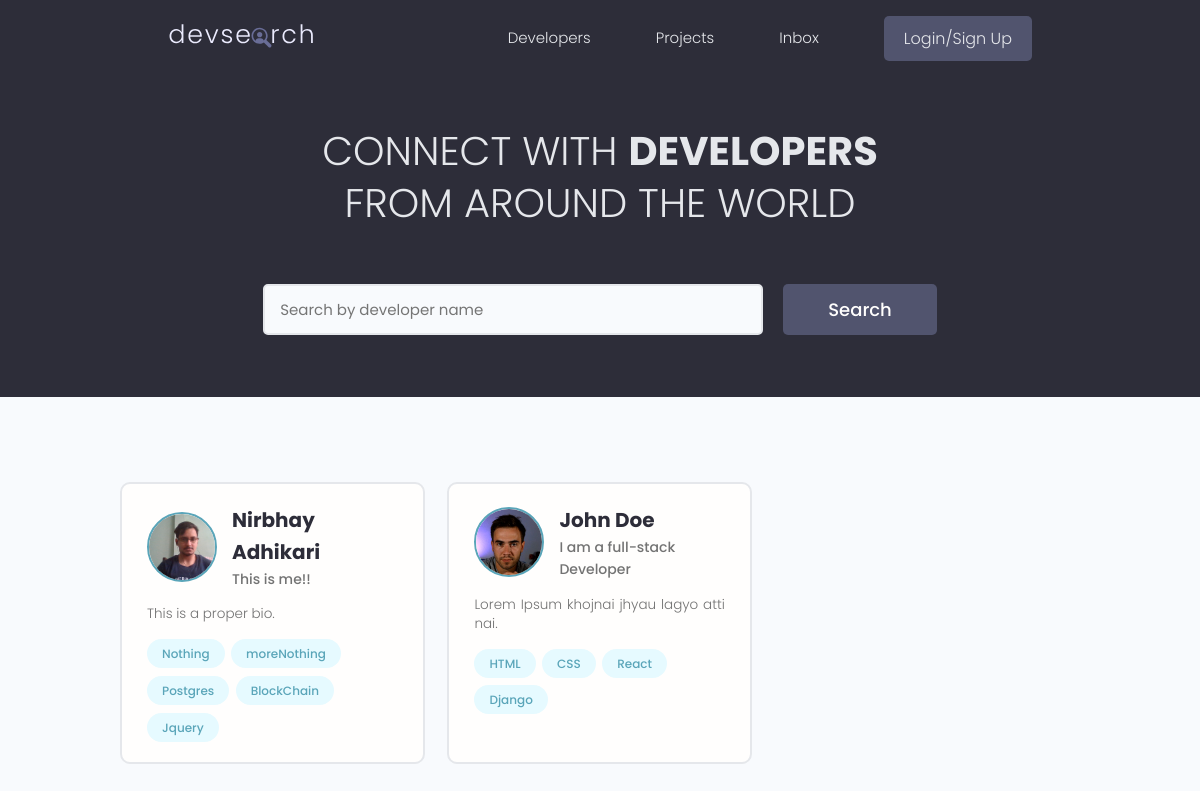
/, run on an earlier commit of the app's database.
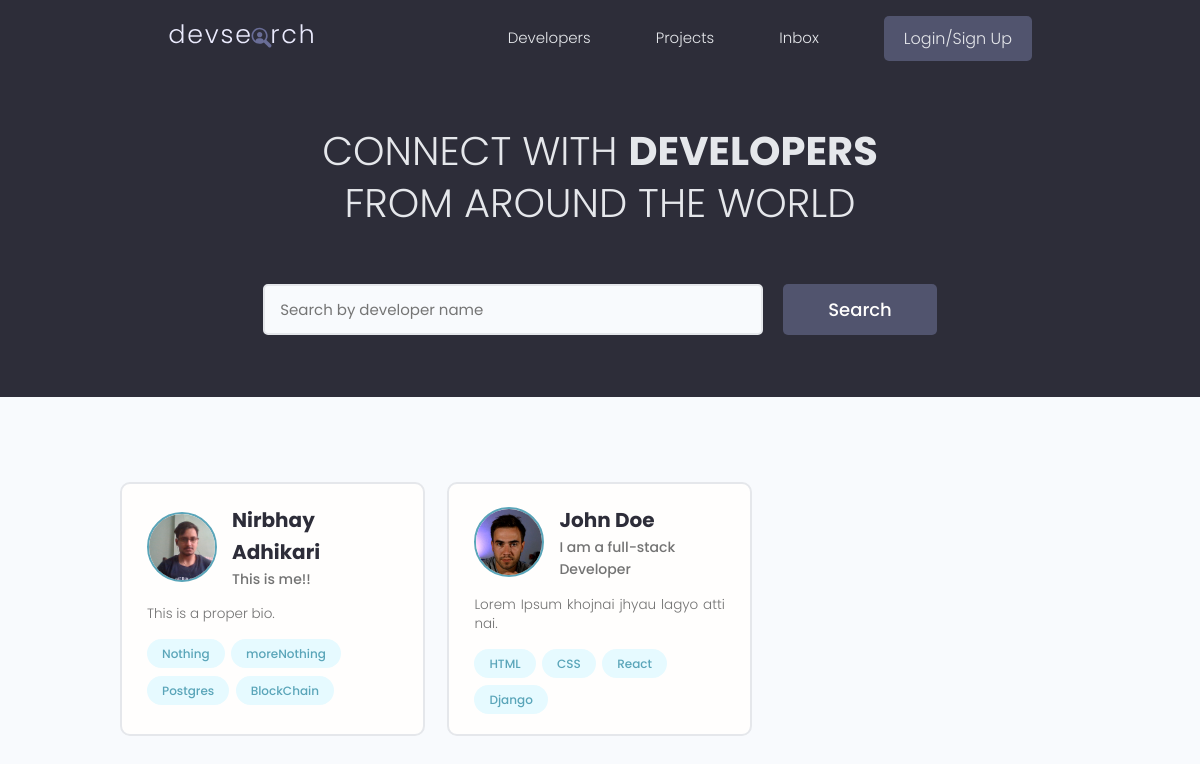
And on a later commit of the database.
### users/models.py (models this page shows, shortened)
class Profile(models.Model):
    user= models.OneToOneField(User, on_delete=models.CASCADE, null=True, blank=True)
    name= models.CharField(max_length=200, blank=True, null=True)
    email= models.EmailField(max_length=500, blank=True, null=True)
    username= models.CharField(max_length=200, blank=True, null=True)
    location= models.CharField(max_length=200, blank=True, null=True)
    short_intro=models.CharField(max_length=200, blank=True, null=True)
    bio=models.TextField(blank=True, null=True)
    profile_image=models.ImageField(null=True, blank=True, upload_to= 'profiles/', default='profiles/user-default.png')
    social_github= models.CharField(max_length=200, blank=True, null=True)
    social_twitter= models.CharField(max_length=200, blank=True, null=True)
    social_linkedin= models.CharField(max_length=200, blank=True, null=True)
    social_youtube= models.CharField(max_length=200, blank=True, null=True)
    social_website= models.CharField(max_length=200, blank=True, null=True)
    created= models.DateTimeField(auto_now_add=True)
    id= models.UUIDField(default=uuid.uuid4, unique=True, primary_key=True, editable=False)

class Skill(models.Model):
    owner= models.ForeignKey(Profile, on_delete=models.CASCADE, null=True)
    name= models.CharField(max_length=200, blank=True, null=True)
    description= models.TextField(null=True, blank=True)
    created= models.DateTimeField(auto_now_add=True)
    id= models.UUIDField(default=uuid.uuid4, unique=True, primary_key=True, editable=False)
    def __str__(self):
        return str(self.name)

### users/views.py (the view)
# urls.py: path('', views.profiles, name='profiles'),
def profiles(request):
    profiles, search_query= searchProfiles(request)
    custom_range, profiles= paginateProfiles(request, profiles, 3)
    context={'profiles': profiles, 'search_query':search_query, 'custom_range': custom_range}
    return render(request, 'users/profiles.html', context)

### users/utils.py (called while the page is built)
def paginateProfiles(request, profiles, results):
    page= request.GET.get('page')
    paginator= Paginator(profiles, results)
    try:
        profiles= paginator.page(page)
    except PageNotAnInteger:
        page=1
        profiles= paginator.page(page)
    except EmptyPage:
        page=paginator.num_pages
        profiles= paginator.page(page)
    leftIndex=(int(page)-4)
    if leftIndex<1:
        leftIndex=1
    rightIndex= (int(page) + 5)
    if rightIndex > paginator.num_pages:
        rightIndex = paginator.num_pages + 1
    custom_range=range(leftIndex, rightIndex)
    return custom_range, profiles

def searchProfiles(request):
    search_query=''
    if request.GET.get('search_query'):
        search_query = request.GET.get('search_query')
    skills= Skill.objects.filter(name__icontains=search_query)
    profiles= Profile.objects.distinct().filter(
        Q(name__icontains=search_query) |
        Q(short_intro__icontains=search_query) |
        Q(skill__in=skills)
        )
    return profiles, search_query

### users/templates/users/profiles.html (shortened to what this page needs)
{% extends 'main.html' %}
{% block content %}
  <main class="home">
    <section class="hero-section text-center">
      <div class="container container--narrow">
        <div class="hero-section__box">
          <h2>CONNECT WITH <span>DEVELOPERS</span></h2>
          <h2>FROM AROUND THE WORLD</h2>
        </div>
        <div class="hero-section__search">
          <form id='searchForm' class="form" action="{% url 'profiles' %}" method="get">
            <div class="form__field">
              <input class="input input--text" id="formInput#search" type="text" name="search_query"
              value="{{search_query}}"  placeholder="Search by developer name" />
            </div>
            <input class="btn btn--sub btn--lg" type="submit" value="Search" />
          </form>
        </div>
      </div>
    </section>
    <section class="devlist">
      <div class="container">
        <div class="grid grid--three">
            {% for profile in profiles %}
          <div class="column card">
            <div class="dev">
              <a href="{% url 'user-profile' profile.id %}" class="card__body">
                <div class="dev__profile">
                  <img class="avatar avatar--md" src="{{ profile.profile_image.url }}" >
                  <div class="dev__meta">
                    <h3>{{profile.name}}</h3>
                    <h5>{{profile.short_intro|slice:"150"}}</h5>
                  </div>
                </div>
                <p class="dev__info">
                 {{profile.bio|slice:"150"}} </p>
                <div class="dev__skills">
                    {% for skill in profile.skill_set.all|slice:'5' %}
                  <span class="tag tag--pill tag--main">
                    <small>{{skill}}</small>
                  </span>
{% endfor %}
                </div>
              </a>
            </div>
          </div>
          {% endfor %}
        </div>
      </div>
    </section>
  </main>
{% endblock content %}

What changed in the data, as far as the page shows it:
removed Skill: name "Jquery", shown under Profile "Nirbhay Adhikari"
